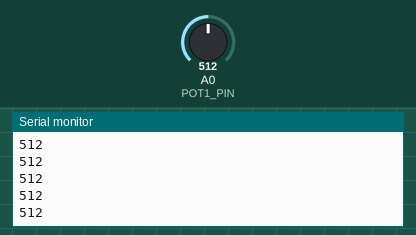
Simulated run of this sketch. Board: Arduino Uno, built with avr-gcc and run on an emulated ATmega328P. Shown: the last lines printed to the serial monitor. The test bench sets the inputs (shaded band); at power-on: A0 (POT1_PIN) = 512.

Above: at 1.2 s.
1.3 s: A0 (POT1_PIN) set to 716
At 1.43 s:
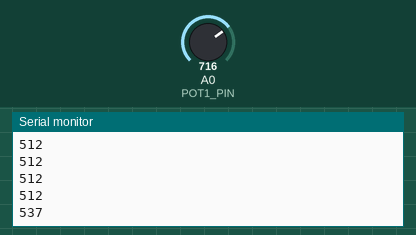
2.8 s: A0 (POT1_PIN) set to 900
At 2.87 s:
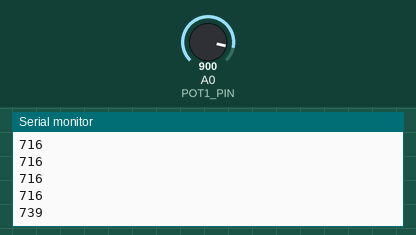
Timing chart, 0 to 5.8 s (numbered marks = the images above; inputs shaded):
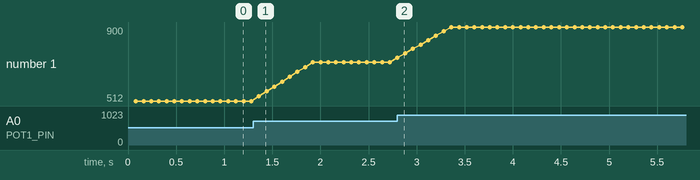

The sketch:

ControllerPong.ino
```cpp
/*
  ArduPong - sketch semplice e stabile per potenziometri
  - legge A0 (opzionale A1)
  - applica moving average per ridurre jitter
  - invia valori su Serial in formato: "512" oppure "512,600"
  - Baud: 9600
*/

const int POT1_PIN = A0;
const int POT2_PIN = A1;
const bool USE_POT2 = false; // true se colleghi un secondo pot a A1

const unsigned long SEND_INTERVAL_MS = 80; // invia ogni 80 ms (modificabile)
const int AVG_WINDOW = 8; // dimensione finestra moving average (più grande -> più liscio)

int buffer1[AVG_WINDOW];
int idx1 = 0;
long sum1 = 0;

int buffer2[AVG_WINDOW];
int idx2 = 0;
long sum2 = 0;

unsigned long lastSend = 0;

void setup() {
  Serial.begin(9600);
  // Inizializza buffer con la prima lettura per evitare transitori
  int v = analogRead(POT1_PIN);
  for (int i = 0; i < AVG_WINDOW; i++) buffer1[i] = v;
  sum1 = (long)v * AVG_WINDOW;

  if (USE_POT2) {
    int v2 = analogRead(POT2_PIN);
    for (int i = 0; i < AVG_WINDOW; i++) buffer2[i] = v2;
    sum2 = (long)v2 * AVG_WINDOW;
  }
}

int readSmoothed(int pin, int *buffer, int &idx, long &sum) {
  int raw = analogRead(pin);
  // Aggiorna somma / buffer circolare
  sum -= buffer[idx];
  buffer[idx] = raw;
  sum += raw;
  idx++;
  if (idx >= AVG_WINDOW) idx = 0;
  int avg = (int)(sum / AVG_WINDOW);
  return avg;
}

void loop() {
  unsigned long now = millis();
  if (now - lastSend >= SEND_INTERVAL_MS) {
    lastSend = now;

    int val1 = readSmoothed(POT1_PIN, buffer1, idx1, sum1);

    if (USE_POT2) {
      int val2 = readSmoothed(POT2_PIN, buffer2, idx2, sum2);
      // invia "val1,val2"
      Serial.print(val1);
      Serial.print(',');
      Serial.println(val2);
    } else {
      // invia "val1"
      Serial.println(val1);
    }
  }

  // puoi aggiungere altre logiche senza bloccare loop()
}
```

Measured:
- after the input at 1.3 s, the serial monitor: prints a new line after 0.06 s (image 1)
- after the input at 2.8 s, the serial monitor: prints a new line at once (image 2)
- plotted number 1: 512 → 716 after the input at 1.3 s, 716 → 900 after the input at 2.8 s
